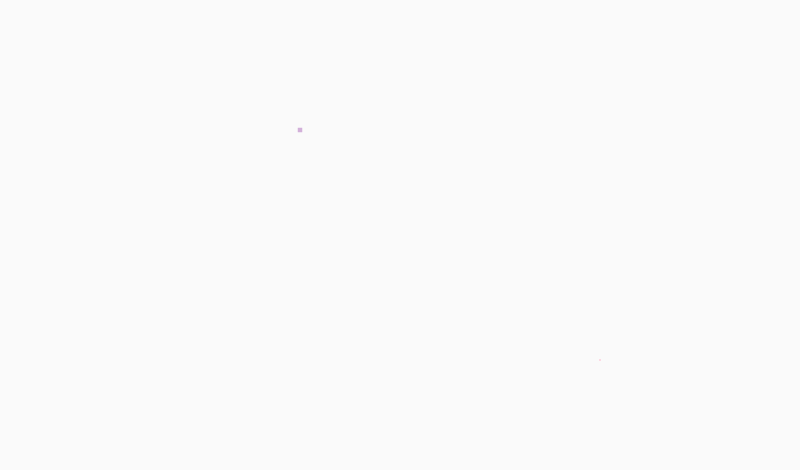
Frame 1 (no input)
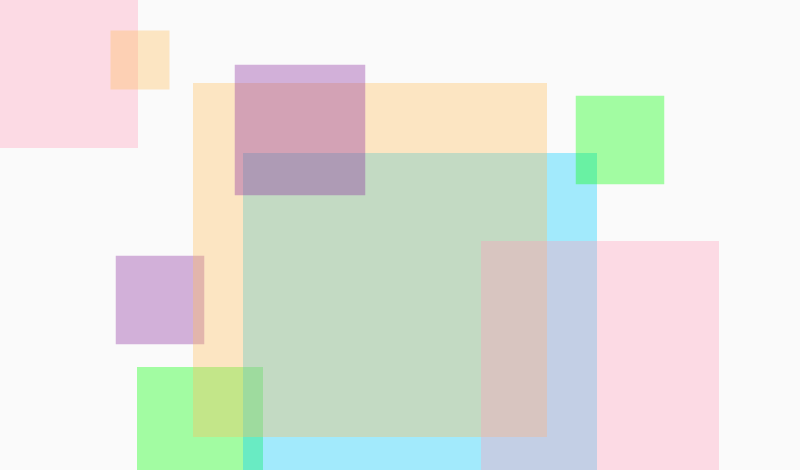
Frame 60 (the mouse pressed at the canvas centre just before this capture)
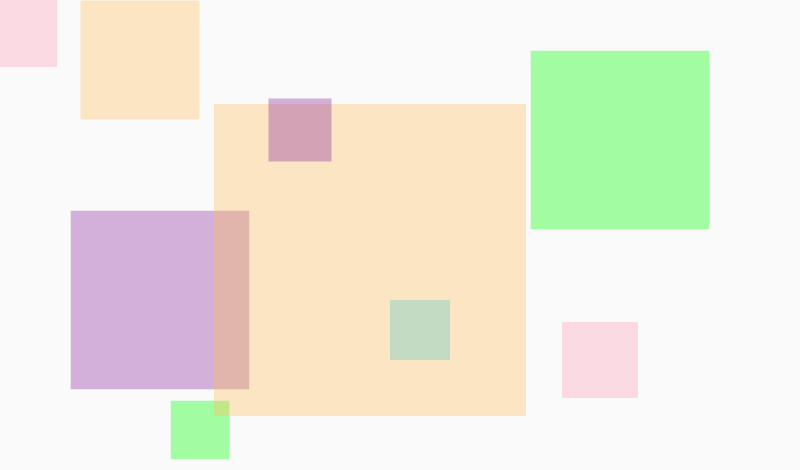
Frame 120 (the mouse held since frame 60 and released just before this capture)

The Processing sketch that drew these frames (run headless with seeded random() and noise(); from frame 60 on, the mouse is pressed at the canvas centre):

// Processing sketch: processing_25709
// ── processing_25709.pde

float a = 0;
float b = 0;
float c = 0;
float d = 0;
float e = 0;
float f = 0;
float g = 0;

void setup(){
size(800, 470);
smooth();
noStroke();
rectMode(CENTER);
frameRate (20);
}

void draw(){
  background (250);
  fill(#FF9FBA,90);
  rect(20,30,a,a);
  a += 2;
  if (a > 400){
    a = 0;
  }
  fill(#FFBD5C,90);
  rect(140,60,b,b);
  b += 1;
  if (b > 400){
    b = 0;
  }
  fill(#88299B,90);
  rect(160,300,c,c);
  c += 1.5;
  if (c > 350){
    c = 0;
  }
  fill(#00FF00,90);
  rect(200,430,d,d);
  d += 4.5;
  if (d > 200){
    d = 0;
  }
  fill(#00CCFF,90);
  rect(420,330,e,e);
  e += 6.0;
  if (e > 650){
    e = 0;
  }
  fill(#FFBD5C,90);
  rect(370,260,f,f);
  f += 6;
  if (f > 400){
    f = 0;
  }
     fill(#00FF00,90);
  rect(620,140,g,g);
  g += 1.5;
  if (g > 350){
    g = 0;
  }
    fill(#FF9FBA,90);
  rect(600,360,a,a);
  a += 2;
  if (a > 400){
    a = 0;
  }
  fill(#88299B,90);
  rect(300,130,d,d);
  d += 4.5;
  if (d > 200){
    d = 0;
  }
}
